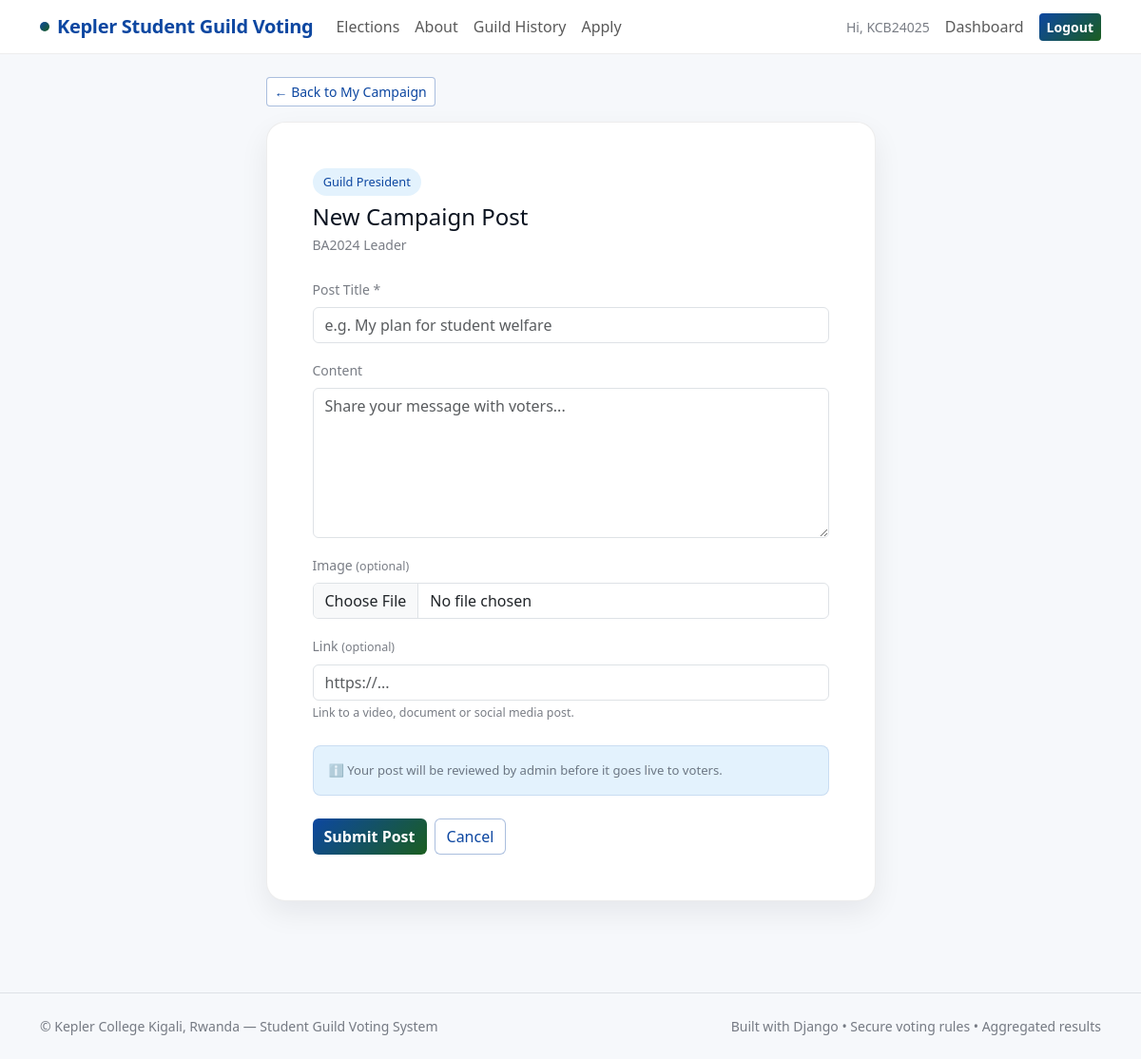
The app's page /elections/my-campaign/1/post/ (signed in) with its own data.
### apps/accounts/models.py (models this page shows, shortened)
class User(AbstractUser):
    email = models.EmailField(unique=True)
    student_id = models.CharField(max_length=20, unique=True)
    cohort = models.ForeignKey(
        Cohort,
        on_delete=models.SET_NULL,
        null=True,
        blank=True,
        related_name='students'
    )
    is_cohort_confirmed = models.BooleanField(
        default=False,
        help_text='Admin confirms the student belongs to the selected cohort'
    )
    is_email_verified = models.BooleanField(default=False)
    can_vote = models.BooleanField(default=True)

### apps/elections/models.py (models this page shows, shortened)
class Candidate(models.Model):
    STATUS_CHOICES = [
        ('pending', 'Pending'),
        ('approved', 'Approved'),
        ('rejected', 'Rejected'),
    ]
    election = models.ForeignKey(
        Election, on_delete=models.CASCADE, related_name='candidates'
    )
    position = models.ForeignKey(
        Position, on_delete=models.CASCADE, related_name='candidates'
    )
    student = models.ForeignKey(
        settings.AUTH_USER_MODEL,
        on_delete=models.SET_NULL,
        null=True, blank=True,
        related_name='candidacies'
    )
    full_name = models.CharField(max_length=200)
    slogan = models.CharField(max_length=200, blank=True)
    manifesto = models.TextField(blank=True)
    photo = models.ImageField(upload_to='candidates/', blank=True, null=True)
    status = models.CharField(
        max_length=20, choices=STATUS_CHOICES, default='pending'
    )
    created_at = models.DateTimeField(auto_now_add=True)
    class Meta:
        ordering = ['position__order', 'full_name']

class Position(models.Model):
    SCOPE_ALL = 'all'
    SCOPE_COHORT = 'cohort'
    SCOPE_CHOICES = [
        (SCOPE_ALL, 'Whole College'),
        (SCOPE_COHORT, 'Specific Cohort(s) Only'),
    ]
    election = models.ForeignKey(
        Election, on_delete=models.CASCADE, related_name='positions'
    )
    title = models.CharField(max_length=120)
    description = models.TextField(blank=True)
    order = models.PositiveIntegerField(default=0)
    voting_scope = models.CharField(
        max_length=10, choices=SCOPE_CHOICES, default=SCOPE_ALL
    )
    allowed_cohorts = models.ManyToManyField(
        'accounts.Cohort', blank=True, related_name='positions'
    )
    applications_open = models.BooleanField(default=False)
    class Meta:
        ordering = ['order', 'title']
        unique_together = [('election', 'title')]

class Election(models.Model):
    SCOPE_ALL = 'all'
    SCOPE_COHORT = 'cohort'
    SCOPE_CHOICES = [
        (SCOPE_ALL, 'Whole College'),
        (SCOPE_COHORT, 'Specific Cohort(s) Only'),
    ]
    name = models.CharField(max_length=200)
    description = models.TextField(blank=True)
    start_at = models.DateTimeField()
    end_at = models.DateTimeField()
    is_published = models.BooleanField(default=True)
    allow_live_results = models.BooleanField(default=False)
    visibility_scope = models.CharField(
        max_length=10, choices=SCOPE_CHOICES, default=SCOPE_ALL
    )
    visible_to_cohorts = models.ManyToManyField(
        'accounts.Cohort', blank=True, related_name='visible_elections'
    )
    voting_scope = models.CharField(
        max_length=10, choices=SCOPE_CHOICES, default=SCOPE_ALL
    )
    voting_cohorts = models.ManyToManyField(
        'accounts.Cohort', blank=True, related_name='voting_elections'
    )
    created_at = models.DateTimeField(auto_now_add=True)
    class Meta:
        ordering = ['-start_at']

### apps/elections/views.py (the view, shortened to what this page needs)
# urls.py: path('my-campaign/<int:candidate_id>/post/', views.campaign_post_create, name='campaign_post_create'),
@login_required
def campaign_post_create(request, candidate_id):
    candidate = get_object_or_404(Candidate, id=candidate_id, student=request.user, status='approved')
    return render(request, 'elections/campaign_post_form.html', {'candidate': candidate})

### apps/core/context_processors.py (called while the page is built)
def kepler_branding(request):
    return {
        "KEPLER_APP_NAME": "Kepler Student Guild Voting",
        "KEPLER_LOCATION": "Kepler College Kigali, Rwanda",
    }

### templates/elections/campaign_post_form.html (shortened to what this page needs)
{% extends 'base.html' %}
{% block content %}
<div class="row justify-content-center">
  <div class="col-lg-7">
    <div class="mb-3">
      <a href="{% url 'elections:my_campaign' %}"
         class="btn btn-outline-kepler btn-sm">← Back to My Campaign</a>
    </div>
    <div class="kepler-card p-4 p-md-5">
      <div class="mb-4">
        <span class="k-pill pill-blue mb-2 d-inline-block">{{ candidate.position.title }}</span>
        <h1 class="fw-800 mb-1" style="font-size:1.5rem;">New Campaign Post</h1>
        <div class="small-muted">{{ candidate.position.election.name }}</div>
      </div>
      <form method="POST" enctype="multipart/form-data">
        <div class="mb-3">
          <label class="form-label small-muted">Post Title *</label>
          <input type="text" name="title" class="form-control"
                 placeholder="e.g. My plan for student welfare" required>
        </div>
        <div class="mb-3">
          <label class="form-label small-muted">Content</label>
          <textarea name="content" class="form-control" rows="6"
                    placeholder="Share your message with voters..."></textarea>
        </div>
        <div class="mb-3">
          <label class="form-label small-muted">
            Image <span class="small-muted" style="font-size:.78rem;">(optional)</span>
          </label>
          <input type="file" name="image" class="form-control" accept="image/*">
        </div>
        <div class="mb-4">
          <label class="form-label small-muted">
            Link <span class="small-muted" style="font-size:.78rem;">(optional)</span>
          </label>
          <input type="url" name="link" class="form-control" placeholder="https://...">
          <div class="small-muted mt-1" style="font-size:.78rem;">
            Link to a video, document or social media post.
          </div>
        </div>
        <div class="card-blue p-3 rounded-3 mb-4">
          <div class="small-muted" style="font-size:.82rem;">
            ℹ️ Your post will be reviewed by admin before it goes live to voters.
          </div>
        </div>
        <div class="d-flex gap-2">
          <button type="submit" class="btn btn-kepler">Submit Post</button>
          <a href="{% url 'elections:my_campaign' %}" class="btn btn-outline-kepler">Cancel</a>
        </div>
      </form>
    </div>
  </div>
</div>
{% endblock %}

### templates/base.html (shortened to what this page needs)
<!DOCTYPE html>
<html lang="en">
<head>
  <link href="https://cdn.jsdelivr.net/npm/bootstrap@5.3.2/dist/css/bootstrap.min.css" rel="stylesheet">
  {% load static %}
  <link rel="stylesheet" href="{% static 'css/styles.css' %}">
</head>
<body>
<nav class="navbar navbar-expand-lg navbar-glass sticky-top mb-4">
  <div class="container">
    <a class="navbar-brand brand-badge" href="{% url 'core:home' %}">
      <span class="brand-dot"></span>
      Kepler Student Guild Voting
    </a>
    <div class="collapse navbar-collapse" id="navbarNav">
      <ul class="navbar-nav me-auto">
        <li class="nav-item">
          <a class="nav-link" href="{% url 'elections:elections_list' %}">Elections</a>
        </li>
        <li class="nav-item">
          <a class="nav-link" href="{% url 'core:about' %}">About</a>
        </li>
        <li class="nav-item">
          <a class="nav-link" href="{% url 'history:guild_history' %}">Guild History</a>
        </li>
        {% if request.user.is_authenticated and not request.user.is_staff %}
        <li class="nav-item">
          <a class="nav-link" href="{% url 'elections:open_positions' %}">Apply</a>
        </li>
        {% endif %}
      </ul>
      <ul class="navbar-nav ms-auto align-items-center gap-2">
        {% if request.user.is_authenticated %}
        <li class="nav-item">
          <span class="small-muted">Hi, {{ request.user.student_id }}</span>
        </li>
        <li class="nav-item">
          <a class="nav-link" href="{% url 'dashboard:student' %}">Dashboard</a>
        </li>
        <li class="nav-item">
          <a href="{% url 'accounts:logout' %}"
             class="btn btn-kepler btn-sm">Logout</a>
        </li>
        {% endif %}
      </ul>
    </div>
  </div>
</nav>
<main class="container pb-5">
  {% block content %}{% endblock %}
</main>
<footer class="border-top py-4 mt-5">
  <div class="container d-flex flex-wrap justify-content-between align-items-center">
    <div class="footer">
      © Kepler College Kigali, Rwanda — Student Guild Voting System
    </div>
    <div class="footer">
      Built with Django • Secure voting rules • Aggregated results
    </div>
  </div>
</footer>
</body>
</html>

### static/css/styles.css (style rules this page uses)
:root { --kepler-green: #1b5e20; --kepler-green-mid: #2e7d32; --kepler-green-light: #e8f5e9; --kepler-blue: #0d47a1; --kepler-blue-mid: #1565c0; --kepler-blue-light: #e3f2fd; --kepler-white: #ffffff; --kepler-dark: #0b1320; --kepler-gray: #f6f8fb; --kepler-border: rgba(0,0,0,0.07); --kepler-shadow: 0 12px 30px rgba(11,19,32,0.07); }
body { background: var(--kepler-gray); color: var(--kepler-dark); font-family: 'Segoe UI', system-ui, sans-serif; }
.navbar-glass { background: rgba(255,255,255,0.92); backdrop-filter: blur(12px); border-bottom: 1px solid var(--kepler-border); }
.brand-badge { display: inline-flex; align-items: center; gap: .5rem; font-weight: 800; color: var(--kepler-blue); letter-spacing: -.3px; }
.brand-dot { width: 10px; height: 10px; border-radius: 999px; background: linear-gradient(135deg, var(--kepler-blue), var(--kepler-green)); display: inline-block; }
.kepler-card { border: 1px solid var(--kepler-border); border-radius: 1.25rem; box-shadow: var(--kepler-shadow); background: var(--kepler-white); }
.card-blue { background: var(--kepler-blue-light); border: 1px solid rgba(13,71,161,0.12); border-radius: 1rem; }
.btn-kepler { background: linear-gradient(135deg, var(--kepler-blue), var(--kepler-green)); color: #fff; border: 0; font-weight: 600; }
.btn-outline-kepler { border: 1.5px solid rgba(13,71,161,0.35); color: var(--kepler-blue); background: white; font-weight: 500; }
.k-pill { font-size: .8rem; padding: .3rem .7rem; border-radius: 999px; font-weight: 500; display: inline-block; }
.pill-blue { background: var(--kepler-blue-light); color: var(--kepler-blue); }
.small-muted { color: rgba(11,19,32,0.55); font-size: .875rem; }
.footer { color: rgba(11,19,32,0.55); font-size: .875rem; }

### records on screen
User: user.student_id "KCB24025"
Candidate: position "Guild President", position.election.name "BA2024 Leader"
